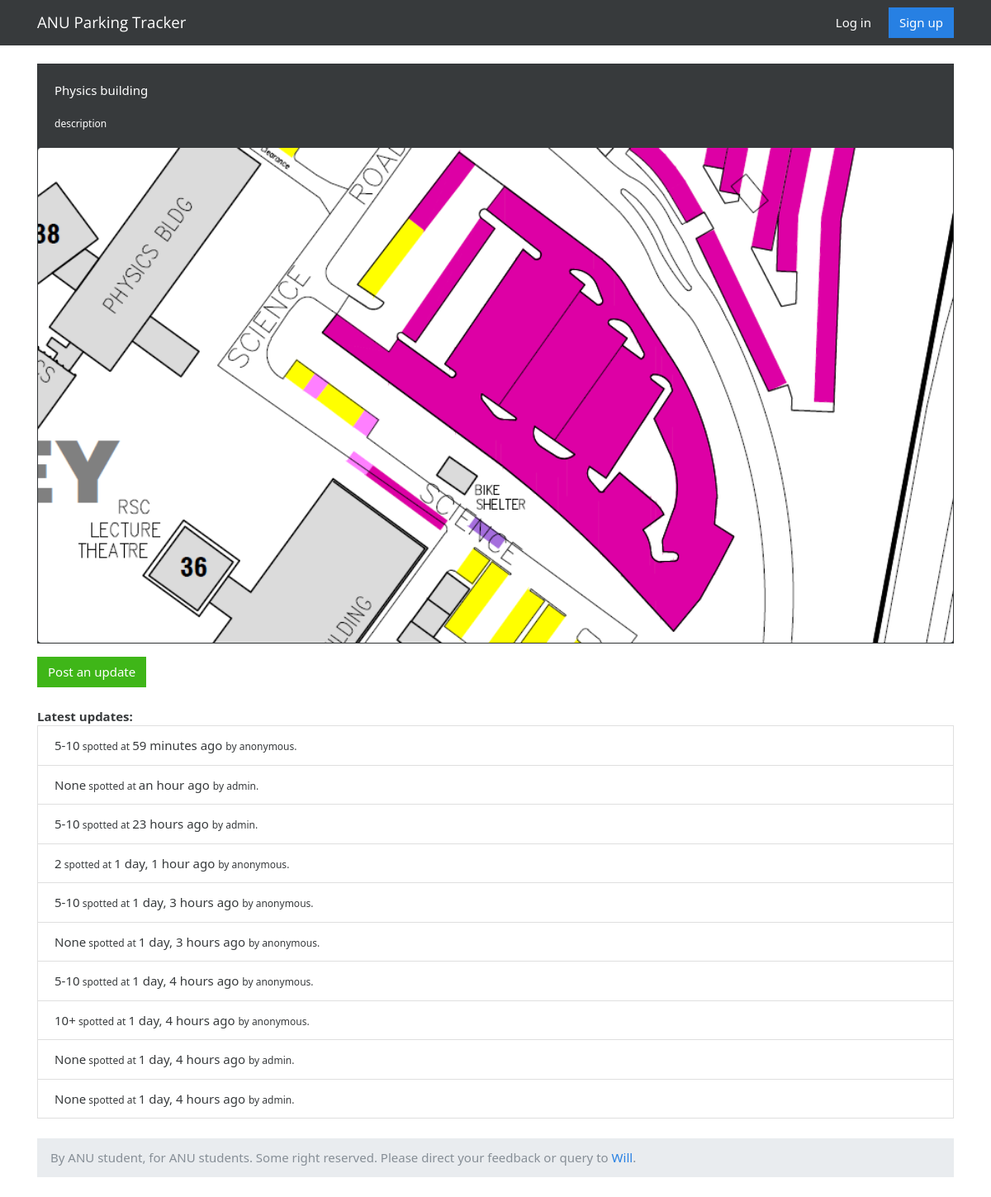
Screenshot of /boards/2/topics/7/ with the database file from the repository.
### boards/models.py (models this page shows, shortened)
class Topic(models.Model):
    subject = models.CharField(max_length=255)
    last_updated = models.DateTimeField(auto_now_add=True)
    board = models.ForeignKey(Board, on_delete=models.CASCADE, related_name='topics')
    starter = models.ForeignKey(User, on_delete=models.CASCADE, related_name='topics')
    views = models.PositiveIntegerField(default=0)
    description = models.CharField(max_length=4000, default='description')
    image_address = models.CharField(max_length=255, default='fallback-img.png')
    def get_last_ten_posts(self):
        return self.posts.order_by('-created_at')[:10]

class Post(models.Model):
    FRESHMAN = 'FR'
    SOPHOMORE = 'SO'
    JUNIOR = 'JR'
    SENIOR = 'SR'
    YEAR_IN_SCHOOL_CHOICES = (
	    (FRESHMAN, 'Freshman'),
        (SOPHOMORE, 'Sophomore'),
        (JUNIOR, 'Junior'),
        (SENIOR, 'Senior'),
    )
    message = models.CharField(max_length=15, choices=PARKING_SMALL_CHOICES, default=0)
    topic = models.ForeignKey(Topic, on_delete=models.CASCADE, related_name='posts')
    created_at = models.DateTimeField(auto_now_add=True)
    updated_at = models.DateTimeField(null=True)
    created_by = models.ForeignKey(User, on_delete=models.CASCADE, related_name='posts')
    updated_by = models.ForeignKey(User, on_delete=models.CASCADE, null=True, related_name='+')
    def __str__(self):
        truncated_message = Truncator(self.message)
        return truncated_message.chars(30)
    class Meta:
        ordering = ['created_at',]

### boards/views.py (the view)
# urls.py: url(r'^boards/(?P<pk>\d+)/topics/(?P<topic_pk>\d+)/$', views.PostListView.as_view(), name='topic_posts'),
class PostListView(ListView):
    model = Post
    context_object_name = 'posts'
    template_name = 'topic_posts.html'
    paginate_by = 20
    def get_context_data(self, **kwargs):
        session_key = 'viewed_topic_{}'.format(self.topic.pk)
        if not self.request.session.get(session_key, False):
            self.topic.views += 1
            self.topic.save()
            self.request.session[session_key] = True
        kwargs['topic'] = self.topic
        return super().get_context_data(**kwargs)
    def get_queryset(self):
        self.topic = get_object_or_404(Topic, board__pk=self.kwargs.get('pk'), pk=self.kwargs.get('topic_pk'))
        queryset = self.topic.posts.order_by('created_at') # originally -created_at
        return queryset

### templates/topic_posts.html (shortened to what this page needs)
{% extends 'base.html' %}
{% load humanize %}
{% block content %}
{% include 'includes/contentheader.html' %}
  <div class="mb-4">
    <a href="{% url 'reply_topic' topic.board.pk topic.pk %}" class="btn btn-success" role="button">Post an update</a>
  </div>
<strong>Latest updates:</strong>
  <ul class="list-group">
  {% for post in topic.get_last_ten_posts %}
		<li class="list-group-item">{{ post }}<small> spotted at </small>{{ post.created_at|naturaltime }} <small>by {{ post.created_by.username }}.</small></li>
  {% endfor %}
  </ul>
{% endblock %}

### templates/base.html (shortened to what this page needs)
{% load static %}<!DOCTYPE html>
<html>
  <head>
    <link rel="stylesheet" href="{% static 'css/bootstrap.min.css' %}">
    <link rel="stylesheet" href="{% static 'css/app.css' %}">
  </head>
  <body>
    {% block body %}
      <nav class="navbar navbar-expand-sm navbar-dark bg-dark">
        <div class="container">
          <a class="navbar-brand" href="{% url 'board_topics' 2 %}">ANU Parking Tracker</a>
          <div class="collapse navbar-collapse" id="mainMenu">
            {% if user.is_authenticated %}
              <ul class="navbar-nav ml-auto">
                <li class="nav-item dropdown">
                  <a class="nav-link dropdown-toggle" href="#" id="userMenu" data-toggle="dropdown" aria-haspopup="true" aria-expanded="false">
                    {{ user.username }}
                  </a>
                  <div class="dropdown-menu dropdown-menu-right" aria-labelledby="userMenu">
                    <a class="dropdown-item" href="{% url 'my_account' %}">My account</a>
                    <a class="dropdown-item" href="{% url 'password_change' %}">Change password</a>
                    <div class="dropdown-divider"></div>
                    <a class="dropdown-item" href="{% url 'logout' %}">Log out</a>
                  </div>
                </li>
              </ul>
            {% else %}
              <form class="form-inline ml-auto">
                <a href="{% url 'login' %}" class="btn btn-secondary">Log in</a>
                <a href="{% url 'signup' %}" class="btn btn-primary ml-2">Sign up</a>
              </form>
            {% endif %}
          </div>
        </div>
      </nav>
      <div class="container">
        {% block content %}
        {% endblock %}
		<ol class="breadcrumb my-4">
			<li class="breadcrumb-item active">By ANU student, for ANU students. Some right reserved. Please direct your feedback or query to <a href="mailto:williamqlim@gmail.com?subject=Feedback/Enquiry about ANU Parking Tracker">Will</a>.</li>
		</ol>
      </div>
    {% endblock body %}
  </body>
</html>

### templates/includes/contentheader.html
<br>
<div class="card text-white bg-dark mb-3">
	<div class="card-body">
		<p class="card-text">{{ topic.subject }}</p>
		<small class="card-text">{{ topic.description}}</small>
	</div>
	<img src="/static/img/{{ topic.image_address }}" width="100%" class="rounded" onerror="this.style.display='none'"/>
</div>

### static/css/app.css (style rules this page uses)
.navbar-brand { font-family: 'Open Sans', sans-serif; }

### rows the page displays
Topic: subject "Physics building", description "description", image_address (picture)
Post: message "5-10", created_at "59 minutes ago", created_by.username "anonymous"
Post: message "None", created_at "an hour ago", created_by.username "admin"
Post: message "5-10", created_at "23 hours ago", created_by.username "admin"
Post: message "2", created_at "1 day, 1 hour ago", created_by.username "anonymous"
Post: message "5-10", created_at "1 day, 3 hours ago", created_by.username "anonymous"
Post: message "None", created_at "1 day, 3 hours ago", created_by.username "anonymous"
Post: message "5-10", created_at "1 day, 4 hours ago", created_by.username "anonymous"
Post: message "10+", created_at "1 day, 4 hours ago", created_by.username "anonymous"
Post: message "None", created_at "1 day, 4 hours ago", created_by.username "admin"
Post: message "None", created_at "1 day, 4 hours ago", created_by.username "admin"
